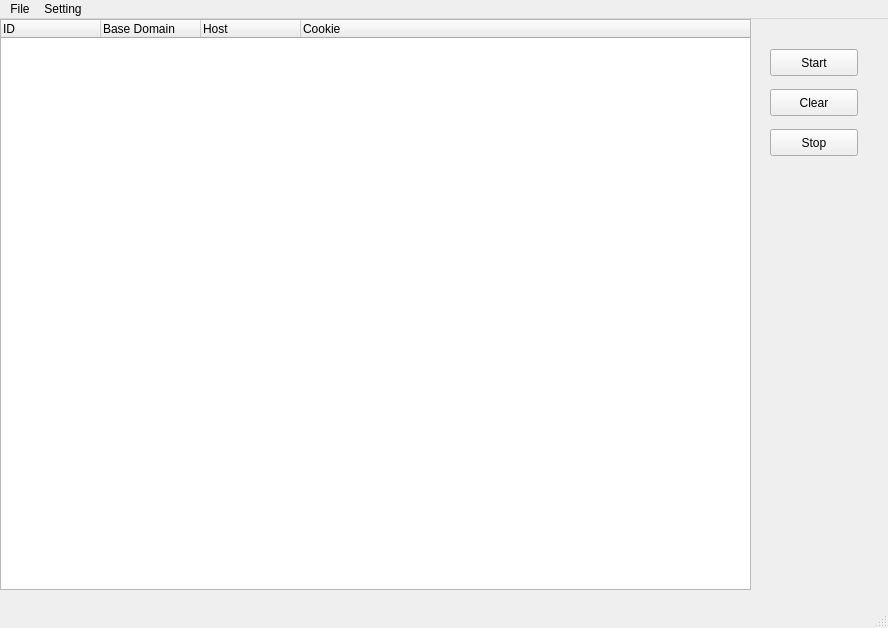
<?xml version="1.0" encoding="UTF-8"?>
<ui version="4.0">
 <class>MainWindow</class>
 <widget class="QMainWindow" name="MainWindow">
  <property name="geometry">
   <rect>
    <x>0</x>
    <y>0</y>
    <width>888</width>
    <height>628</height>
   </rect>
  </property>
  <property name="windowTitle">
   <string>MainWindow</string>
  </property>
  <widget class="QWidget" name="centralwidget">
   <widget class="QPushButton" name="Start">
    <property name="geometry">
     <rect>
      <x>770</x>
      <y>30</y>
      <width>88</width>
      <height>27</height>
     </rect>
    </property>
    <property name="text">
     <string>Start</string>
    </property>
   </widget>
   <widget class="QPushButton" name="Stop">
    <property name="geometry">
     <rect>
      <x>770</x>
      <y>110</y>
      <width>88</width>
      <height>27</height>
     </rect>
    </property>
    <property name="text">
     <string>Stop</string>
    </property>
   </widget>
   <widget class="QTreeWidget" name="treeWidget">
    <property name="geometry">
     <rect>
      <x>0</x>
      <y>0</y>
      <width>751</width>
      <height>571</height>
     </rect>
    </property>
    <property name="minimumSize">
     <size>
      <width>751</width>
      <height>0</height>
     </size>
    </property>
    <property name="dragDropOverwriteMode">
     <bool>false</bool>
    </property>
    <column>
     <property name="text">
      <string>ID</string>
     </property>
    </column>
    <column>
     <property name="text">
      <string>Base Domain</string>
     </property>
    </column>
    <column>
     <property name="text">
      <string>Host</string>
     </property>
    </column>
    <column>
     <property name="text">
      <string>Cookie</string>
     </property>
    </column>
   </widget>
   <widget class="QPushButton" name="pushButton">
    <property name="geometry">
     <rect>
      <x>770</x>
      <y>70</y>
      <width>88</width>
      <height>27</height>
     </rect>
    </property>
    <property name="text">
     <string>Clear</string>
    </property>
   </widget>
  </widget>
  <widget class="QMenuBar" name="menubar">
   <property name="geometry">
    <rect>
     <x>0</x>
     <y>0</y>
     <width>888</width>
     <height>24</height>
    </rect>
   </property>
   <widget class="QMenu" name="menuFile">
    <property name="title">
     <string>File</string>
    </property>
    <addaction name="actionNew"/>
    <addaction name="actionSave"/>
    <addaction name="actionClose"/>
   </widget>
   <widget class="QMenu" name="menuSetting">
    <property name="title">
     <string>Setting</string>
    </property>
    <addaction name="actionSelect_interface"/>
    <addaction name="actionChoose_AP"/>
    <addaction name="actionWiFi_Search"/>
    <addaction name="actionMonitor_Mode"/>
   </widget>
   <addaction name="menuFile"/>
   <addaction name="menuSetting"/>
  </widget>
  <widget class="QStatusBar" name="statusbar"/>
  <action name="actionNew">
   <property name="text">
    <string>New</string>
   </property>
  </action>
  <action name="actionSave">
   <property name="text">
    <string>Save</string>
   </property>
  </action>
  <action name="actionChoose_AP">
   <property name="text">
    <string>Send Deauth</string>
   </property>
  </action>
  <action name="actionWiFi_Search">
   <property name="text">
    <string>WiFi Search</string>
   </property>
  </action>
  <action name="actionSelect_interface">
   <property name="text">
    <string>Select interface</string>
   </property>
  </action>
  <action name="actionClose">
   <property name="text">
    <string>Close</string>
   </property>
  </action>
  <action name="actionMonitor_Mode">
   <property name="text">
    <string>Monitor Mode</string>
   </property>
  </action>
 </widget>
 <resources/>
 <connections/>
</ui>
